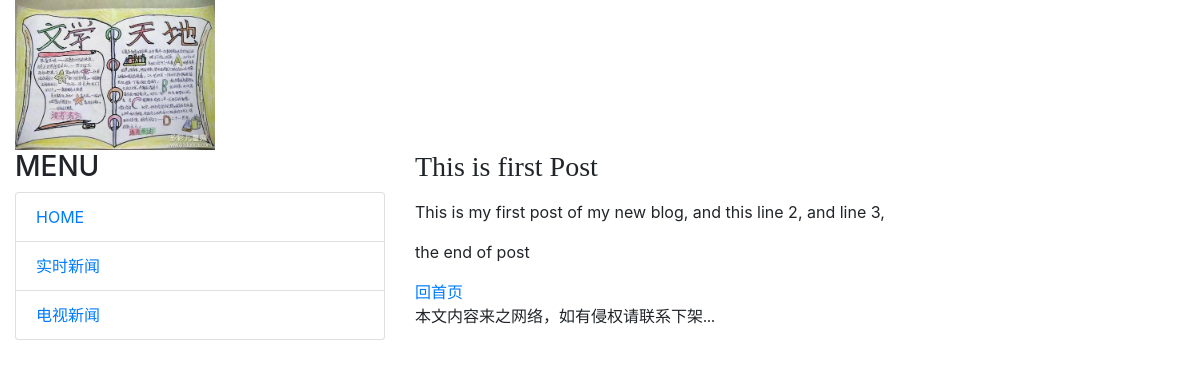
Page /post/first_Post on the committed database.
### mainsite/models.py (models this page shows)
class Post(models.Model):
    title = models.CharField(max_length=200)
    slug = models.CharField(max_length=200)
    body = models.TextField()
    pub_date = models.DateTimeField(default=timezone.now)
    class Meta:
        ordering = ('-pub_date',)
    def __str__(self):
        return self.title

### mainsite/views.py (the view)
# urls.py: url(r'^post/(\w+)$', v.showpost),
def showpost(request, slug):
    template = get_template('post.html')
    try:
        post = Post.objects.get(slug=slug)
        print(post)
        if post != None:
            html = template.render(locals())
            return HttpResponse(html)
    except Exception as e:
        print(e)
        return redirect('/')

### templates/post.html (shortened to what this page needs)
{% extends 'base.html' %}
{% load markdown_deux_tags %}
{% block headmessage %}
    <h3 style="font-family: 微软雅黑;">{{post.title}}</h3>
{% endblock %}
{% block content %}
    <p style="font-family: 微软雅黑; font-size: 12pt; letter-spacing: 2pt;">
        {{post.body | markdown}}
    </p>
<a style="font-family: 微软雅黑;" href="/">回首页</a>
{% endblock %}

### rows in the picture
Post: title "This is first Post", body "This is my first post of my new blog, and this line 2, and line 3, the end of post"
